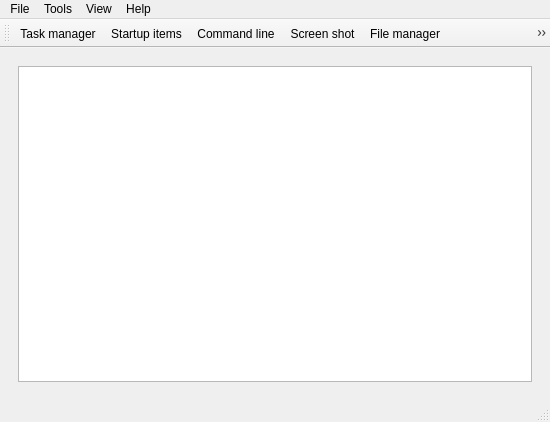
<?xml version="1.0" encoding="UTF-8"?>
<ui version="4.0">
 <class>MainWindow</class>
 <widget class="QMainWindow" name="MainWindow">
  <property name="geometry">
   <rect>
    <x>0</x>
    <y>0</y>
    <width>550</width>
    <height>422</height>
   </rect>
  </property>
  <property name="windowTitle">
   <string>Console</string>
  </property>
  <property name="windowIcon">
   <iconset resource="res/icons/icons.qrc">
    <normaloff>:/icons/rat.png</normaloff>:/icons/rat.png</iconset>
  </property>
  <widget class="QWidget" name="centralwidget">
   <layout class="QVBoxLayout" name="verticalLayout_2">
    <item>
     <widget class="QStackedWidget" name="stackedWidget">
      <property name="currentIndex">
       <number>1</number>
      </property>
      <widget class="QWidget" name="page">
       <layout class="QVBoxLayout" name="verticalLayout">
        <item>
         <widget class="QTableView" name="tableView">
          <property name="contextMenuPolicy">
           <enum>Qt::CustomContextMenu</enum>
          </property>
          <property name="selectionMode">
           <enum>QAbstractItemView::SingleSelection</enum>
          </property>
          <property name="selectionBehavior">
           <enum>QAbstractItemView::SelectRows</enum>
          </property>
         </widget>
        </item>
       </layout>
      </widget>
      <widget class="QWidget" name="page_2">
       <layout class="QVBoxLayout" name="verticalLayout_3">
        <item>
         <widget class="QListView" name="listView">
          <property name="contextMenuPolicy">
           <enum>Qt::CustomContextMenu</enum>
          </property>
          <property name="iconSize">
           <size>
            <width>64</width>
            <height>64</height>
           </size>
          </property>
          <property name="viewMode">
           <enum>QListView::IconMode</enum>
          </property>
         </widget>
        </item>
       </layout>
      </widget>
     </widget>
    </item>
   </layout>
  </widget>
  <widget class="QMenuBar" name="menubar">
   <property name="geometry">
    <rect>
     <x>0</x>
     <y>0</y>
     <width>550</width>
     <height>26</height>
    </rect>
   </property>
   <widget class="QMenu" name="menuTools">
    <property name="title">
     <string>Tools</string>
    </property>
    <widget class="QMenu" name="menuPower">
     <property name="title">
      <string>Power</string>
     </property>
     <addaction name="actionShutdown"/>
     <addaction name="actionReboot"/>
     <addaction name="actionLogOut"/>
    </widget>
    <addaction name="actionTaskManager"/>
    <addaction name="actionStartupManager"/>
    <addaction name="actionKeylogger"/>
    <addaction name="separator"/>
    <addaction name="actionCli"/>
    <addaction name="actionFileManager"/>
    <addaction name="actionFileTransfer"/>
    <addaction name="actionRegistry"/>
    <addaction name="actionOpenUrl"/>
    <addaction name="separator"/>
    <addaction name="actionScreenShot"/>
    <addaction name="actionWebcam"/>
    <addaction name="separator"/>
    <addaction name="actionSocks_proxy"/>
    <addaction name="actionRemote_desktop"/>
    <addaction name="actionMinrophone_spy"/>
    <addaction name="separator"/>
    <addaction name="actionMessageBox"/>
    <addaction name="actionSystem_informations"/>
    <addaction name="menuPower"/>
    <addaction name="actionPassword_grabber"/>
    <addaction name="actionDownload_execute"/>
   </widget>
   <widget class="QMenu" name="menu_2">
    <property name="title">
     <string>File</string>
    </property>
    <addaction name="actionSettings"/>
    <addaction name="separator"/>
    <addaction name="actionMake_client"/>
    <addaction name="separator"/>
    <addaction name="actionClose"/>
    <addaction name="actionQuite"/>
   </widget>
   <widget class="QMenu" name="menu">
    <property name="title">
     <string>Help</string>
    </property>
    <addaction name="actionLogs"/>
    <addaction name="separator"/>
    <addaction name="actionAbout"/>
   </widget>
   <widget class="QMenu" name="menuView">
    <property name="title">
     <string>View</string>
    </property>
    <addaction name="actionList_view"/>
    <addaction name="actionIcon_view"/>
   </widget>
   <addaction name="menu_2"/>
   <addaction name="menuTools"/>
   <addaction name="menuView"/>
   <addaction name="menu"/>
  </widget>
  <widget class="QStatusBar" name="statusbar"/>
  <widget class="QToolBar" name="toolBar">
   <property name="windowTitle">
    <string>toolBar</string>
   </property>
   <attribute name="toolBarArea">
    <enum>TopToolBarArea</enum>
   </attribute>
   <attribute name="toolBarBreak">
    <bool>false</bool>
   </attribute>
   <addaction name="actionTaskManager"/>
   <addaction name="actionStartupManager"/>
   <addaction name="actionCli"/>
   <addaction name="actionScreenShot"/>
   <addaction name="actionFileManager"/>
   <addaction name="actionWebcam"/>
   <addaction name="actionFileTransfer"/>
   <addaction name="actionSystem_informations"/>
   <addaction name="actionRemote_desktop"/>
   <addaction name="actionSocks_proxy"/>
  </widget>
  <action name="actionTaskManager">
   <property name="icon">
    <iconset resource="res/icons/icons.qrc">
     <normaloff>:/icons/task-manager.png</normaloff>:/icons/task-manager.png</iconset>
   </property>
   <property name="text">
    <string>Task manager...</string>
   </property>
  </action>
  <action name="actionMessageBox">
   <property name="icon">
    <iconset resource="res/icons/icons.qrc">
     <normaloff>:/icons/messagebox.png</normaloff>:/icons/messagebox.png</iconset>
   </property>
   <property name="text">
    <string>Show message...</string>
   </property>
  </action>
  <action name="actionStartupManager">
   <property name="icon">
    <iconset resource="res/icons/icons.qrc">
     <normaloff>:/icons/preferences-system.png</normaloff>:/icons/preferences-system.png</iconset>
   </property>
   <property name="text">
    <string>Startup items...</string>
   </property>
  </action>
  <action name="actionCli">
   <property name="icon">
    <iconset resource="res/icons/icons.qrc">
     <normaloff>:/icons/utilities-terminal.png</normaloff>:/icons/utilities-terminal.png</iconset>
   </property>
   <property name="text">
    <string>Command line...</string>
   </property>
  </action>
  <action name="actionScreenShot">
   <property name="icon">
    <iconset resource="res/icons/icons.qrc">
     <normaloff>:/icons/my-computer.png</normaloff>:/icons/my-computer.png</iconset>
   </property>
   <property name="text">
    <string>Screen shot...</string>
   </property>
  </action>
  <action name="actionFileManager">
   <property name="icon">
    <iconset resource="res/icons/icons.qrc">
     <normaloff>:/icons/system-file-manager.png</normaloff>:/icons/system-file-manager.png</iconset>
   </property>
   <property name="text">
    <string>File manager...</string>
   </property>
   <property name="toolTip">
    <string>File manager</string>
   </property>
  </action>
  <action name="actionOpenUrl">
   <property name="icon">
    <iconset resource="res/icons/icons.qrc">
     <normaloff>:/icons/internet-web-browser.png</normaloff>:/icons/internet-web-browser.png</iconset>
   </property>
   <property name="text">
    <string>Open url...</string>
   </property>
  </action>
  <action name="actionWebcam">
   <property name="icon">
    <iconset resource="res/icons/icons.qrc">
     <normaloff>:/icons/camera-photo.png</normaloff>:/icons/camera-photo.png</iconset>
   </property>
   <property name="text">
    <string>Show webcam...</string>
   </property>
  </action>
  <action name="actionFileTransfer">
   <property name="icon">
    <iconset resource="res/icons/icons.qrc">
     <normaloff>:/icons/transfer.png</normaloff>:/icons/transfer.png</iconset>
   </property>
   <property name="text">
    <string>File transfer...</string>
   </property>
  </action>
  <action name="actionClose">
   <property name="text">
    <string>Close</string>
   </property>
   <property name="shortcut">
    <string>Ctrl+Q</string>
   </property>
  </action>
  <action name="actionQuite">
   <property name="text">
    <string>Quit</string>
   </property>
  </action>
  <action name="actionAbout">
   <property name="text">
    <string>About...</string>
   </property>
  </action>
  <action name="actionEnglish">
   <property name="icon">
    <iconset resource="res/res.qrc">
     <normaloff>:/icons/United_States_of_America.png</normaloff>:/icons/United_States_of_America.png</iconset>
   </property>
   <property name="text">
    <string>English</string>
   </property>
  </action>
  <action name="actionFarsi">
   <property name="icon">
    <iconset resource="res/res.qrc">
     <normaloff>:/icons/Iran.png</normaloff>:/icons/Iran.png</iconset>
   </property>
   <property name="text">
    <string>Farsi</string>
   </property>
  </action>
  <action name="actionSystem_informations">
   <property name="icon">
    <iconset resource="res/icons/icons.qrc">
     <normaloff>:/icons/view-refresh.png</normaloff>:/icons/view-refresh.png</iconset>
   </property>
   <property name="text">
    <string>System informations...</string>
   </property>
  </action>
  <action name="actionRemote_desktop">
   <property name="icon">
    <iconset resource="res/icons/icons.qrc">
     <normaloff>:/icons/preferences-desktop-remote-desktop.png</normaloff>:/icons/preferences-desktop-remote-desktop.png</iconset>
   </property>
   <property name="text">
    <string>Remote desktop...</string>
   </property>
  </action>
  <action name="actionSocks_proxy">
   <property name="icon">
    <iconset resource="res/icons/icons.qrc">
     <normaloff>:/icons/preferences-system-network-proxy.png</normaloff>:/icons/preferences-system-network-proxy.png</iconset>
   </property>
   <property name="text">
    <string>Socks proxy...</string>
   </property>
  </action>
  <action name="actionShutdown">
   <property name="icon">
    <iconset resource="res/icons/icons.qrc">
     <normaloff>:/icons/power_blue.png</normaloff>:/icons/power_blue.png</iconset>
   </property>
   <property name="text">
    <string>Shutdown...</string>
   </property>
  </action>
  <action name="actionReboot">
   <property name="icon">
    <iconset resource="res/icons/icons.qrc">
     <normaloff>:/icons/button_blue_repeat.png</normaloff>:/icons/button_blue_repeat.png</iconset>
   </property>
   <property name="text">
    <string>Reboot...</string>
   </property>
  </action>
  <action name="actionLock">
   <property name="icon">
    <iconset resource="res/icons/icons.qrc">
     <normaloff>:/icons/lock.png</normaloff>:/icons/lock.png</iconset>
   </property>
   <property name="text">
    <string>Lock</string>
   </property>
  </action>
  <action name="actionUnlock">
   <property name="icon">
    <iconset resource="res/icons/icons.qrc">
     <normaloff>:/icons/lock-open.png</normaloff>:/icons/lock-open.png</iconset>
   </property>
   <property name="text">
    <string>Unlock</string>
   </property>
  </action>
  <action name="actionKeylogger">
   <property name="icon">
    <iconset resource="res/icons/icons.qrc">
     <normaloff>:/icons/input-keyboard.png</normaloff>:/icons/input-keyboard.png</iconset>
   </property>
   <property name="text">
    <string>Keylogger</string>
   </property>
  </action>
  <action name="actionLogOut">
   <property name="icon">
    <iconset resource="res/icons/icons.qrc">
     <normaloff>:/icons/Internet_Security_entrance_exit_log_out_arrow.png</normaloff>:/icons/Internet_Security_entrance_exit_log_out_arrow.png</iconset>
   </property>
   <property name="text">
    <string>Log out...</string>
   </property>
  </action>
  <action name="actionBrowser_tabs">
   <property name="text">
    <string>Browser tabs...</string>
   </property>
  </action>
  <action name="actionMake_client">
   <property name="text">
    <string>Make client...</string>
   </property>
   <property name="shortcut">
    <string>F4</string>
   </property>
  </action>
  <action name="actionSettings">
   <property name="text">
    <string>Settings...</string>
   </property>
   <property name="shortcut">
    <string>F6</string>
   </property>
  </action>
  <action name="actionRegistry">
   <property name="icon">
    <iconset resource="res/icons/icons.qrc">
     <normaloff>:/icons/registry.png</normaloff>:/icons/registry.png</iconset>
   </property>
   <property name="text">
    <string>Registry...</string>
   </property>
  </action>
  <action name="actionLogs">
   <property name="text">
    <string>Logs...</string>
   </property>
  </action>
  <action name="actionMinrophone_spy">
   <property name="text">
    <string>Minrophone spy...</string>
   </property>
  </action>
  <action name="actionList_view">
   <property name="checkable">
    <bool>true</bool>
   </property>
   <property name="checked">
    <bool>true</bool>
   </property>
   <property name="text">
    <string>List view</string>
   </property>
  </action>
  <action name="actionIcon_view">
   <property name="checkable">
    <bool>true</bool>
   </property>
   <property name="text">
    <string>Icon view</string>
   </property>
  </action>
  <action name="actionPassword_grabber">
   <property name="text">
    <string>Password grabber...</string>
   </property>
  </action>
  <action name="actionDownload_execute">
   <property name="text">
    <string>Download &amp;&amp; execute...</string>
   </property>
  </action>
 </widget>
 <resources>
  <include location="res/icons/icons.qrc"/>
  <include location="res/res.qrc"/>
 </resources>
 <connections>
  <connection>
   <sender>actionQuite</sender>
   <signal>triggered()</signal>
   <receiver>MainWindow</receiver>
   <slot>close()</slot>
   <hints>
    <hint type="sourcelabel">
     <x>-1</x>
     <y>-1</y>
    </hint>
    <hint type="destinationlabel">
     <x>274</x>
     <y>210</y>
    </hint>
   </hints>
  </connection>
  <connection>
   <sender>actionClose</sender>
   <signal>triggered()</signal>
   <receiver>MainWindow</receiver>
   <slot>hide()</slot>
   <hints>
    <hint type="sourcelabel">
     <x>-1</x>
     <y>-1</y>
    </hint>
    <hint type="destinationlabel">
     <x>274</x>
     <y>210</y>
    </hint>
   </hints>
  </connection>
 </connections>
</ui>
